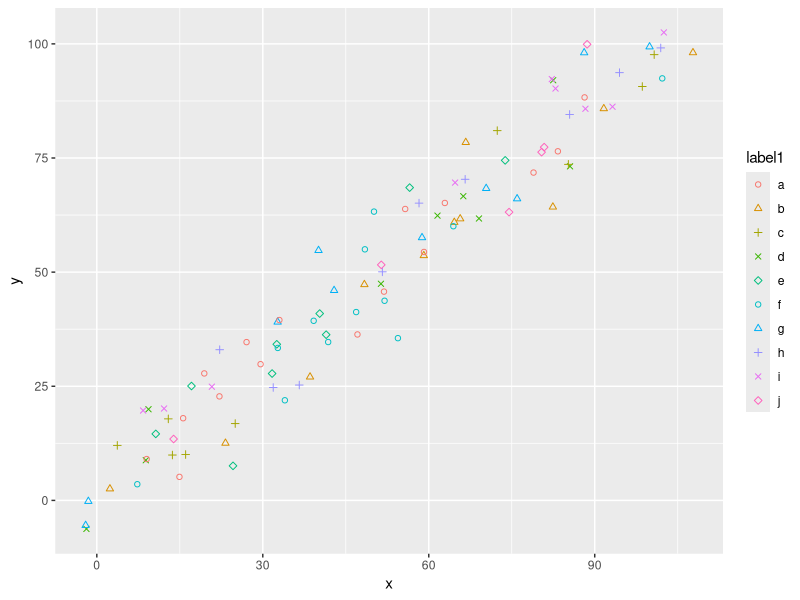

Source code (R):
library(ggplot2)
library(tidyverse)


someData <- data.frame(x = 1:100 + runif(n = 100, min = -10, max = 10), y = 1:100 + runif(n = 100, min = -10, max = 10), label1 = sample(letters[1:10], size = 100, replace = T), label2 = sample(1:5, size = 100, replace = T)) %>%
    mutate(label2 = as.factor(label2))

scale_color_highres <- function(...) {
    my_manual_pal <- function (granularity, values = 1000) {
    force(values)
    function(n) {
        rep(1:granularity, length.out = values)
    }
}
    list(discrete_scale(
        "color",
        scale_name = "blaaa",
        palette = scales::hue_pal(),
        #labels = function(x) {print(x); x},
        ...),
    discrete_scale(
        "shape",
        scale_name = "blaaa",
        #palette = scales::manual_pal(1:20),
        palette = my_manual_pal(5),
        #labels = function(x) {print(x); x},
        
        ...))
}

plot <- ggplot(data = someData, aes(x = x, y = y, color = label1, shape = label1)) +
    geom_point() +
    scale_color_highres()
ggsave(plot = plot, filename = "tmp/example_plot.pdf", width = 5, height = 7)
